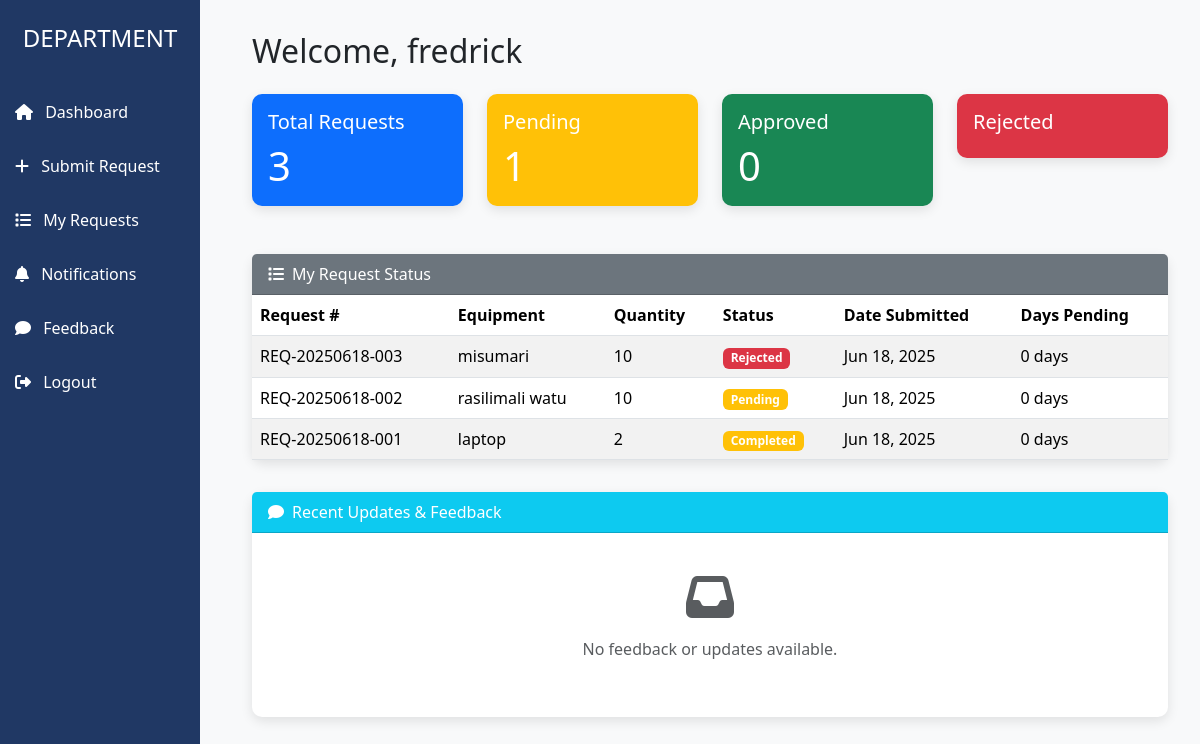
The app's page /department/dashboard/ (signed in) with its own data.
### orders/models.py (models this page shows, shortened)
class DepartmentRequest(models.Model):
    STATUS_CHOICES = [
        ('pending', 'Pending'),
        ('forwarded', 'Forwarded to CO'),
        ('approved', 'Approved'),
        ('rejected', 'Rejected'),
        ('completed', 'Completed'),
    ]
    request_number = models.CharField(max_length=20, unique=True, blank=True)
    department = models.ForeignKey(Department, on_delete=models.CASCADE)
    equipment = models.CharField(max_length=200)
    quantity = models.PositiveIntegerField()
    purpose = models.TextField()
    specifications = models.TextField(blank=True)
    required_date = models.DateField(null=True, blank=True)
    additional_notes = models.TextField(blank=True)
    date_submitted = models.DateTimeField(auto_now_add=True)
    date_updated = models.DateTimeField(auto_now=True)
    status = models.CharField(max_length=20, choices=STATUS_CHOICES, default='pending')
    submitted_by = models.ForeignKey(User, on_delete=models.CASCADE, related_name='requests')
    @property
    def days_pending(self):
        return (timezone.now().date() - self.date_submitted.date()).days
    class Meta:
        ordering = ['-date_submitted']

### orders/views.py (the view)
# urls.py: path('department/dashboard/', views.department_dashboard, name='department_dashboard'),
@login_required
@user_passes_test(is_department_user)
def department_dashboard(request):
    user_requests = DepartmentRequest.objects.filter(submitted_by=request.user).order_by('-date_submitted')
    total_requests = user_requests.count()
    pending_count = user_requests.filter(status='pending').count()
    forwarded_count = user_requests.filter(status='forwarded').count()
    approved_count = user_requests.filter(status='approved').count()
    rejected_count = user_requests.filter(status='rejected').count()
    completed_count = user_requests.filter(status='completed').count()
    recent_responses = QMResponse.objects.filter(request__submitted_by=request.user).order_by('-response_date')[:5]
    unread_responses = QMResponse.objects.filter(
        request__submitted_by=request.user,
        is_read_by_department=False
    ).count()
    context = {
        'user_requests': user_requests[:10],  # Show latest 10 requests
        'my_requests': user_requests,
        'total_requests': total_requests,
        'pending_requests': pending_count,
        'forwarded_requests': forwarded_count,
        'approved_requests': approved_count,
        'rejected_requests': rejected_count,
        'completed_requests': completed_count,
        'recent_responses': recent_responses,
        'unread_responses': unread_responses,
        'feedbacks': [],
    }
    return render(request, 'department_dashboard.html', context)

### orders/views.py (called while the page is built)
def is_department_user(user):
    return user.groups.filter(name='department').exists()

### orders/templates/department_dashboard.html (shortened to what this page needs)
<!DOCTYPE html>
<html lang="en">
<head>
  <link href="https://cdn.jsdelivr.net/npm/bootstrap@5.3.3/dist/css/bootstrap.min.css" rel="stylesheet">
  <link rel="stylesheet" href="https://cdnjs.cloudflare.com/ajax/libs/font-awesome/6.4.0/css/all.min.css">
</head>
<body>
<div class="sidebar col-md-2">
  <div class="text-center py-4">
    <h4>DEPARTMENT</h4>
  </div>
  <a href="#"><i class="fas fa-home me-2"></i> Dashboard</a>
  <a href="{% url 'submit_request' %}"><i class="fas fa-plus me-2"></i> Submit Request</a>
  <a href=""><i class="fas fa-list me-2"></i> My Requests</a>
  <a href="#notifications">
    <i class="fas fa-bell me-2"></i> Notifications
  </a>
  <a href="#feedback"><i class="fas fa-comment me-2"></i> Feedback</a>
  <a href="{% url 'logout' %}"><i class="fas fa-sign-out-alt me-2"></i> Logout</a>
</div>
<div class="content">
  <h2 class="mb-4">Welcome, {{ user.username }}</h2>
  <div class="row">
    <div class="col-md-3">
      <div class="card text-white bg-primary mb-3">
        <div class="card-body">
          <h5 class="card-title">Total Requests</h5>
          <p class="card-text display-6">{{ total_requests }}</p>
        </div>
      </div>
    </div>
    <div class="col-md-3">
      <div class="card text-white bg-warning mb-3">
        <div class="card-body">
          <h5 class="card-title">Pending</h5>
          <p class="card-text display-6">{{ pending_requests }}</p>
        </div>
      </div>
    </div>
    <div class="col-md-3">
      <div class="card text-white bg-success mb-3">
        <div class="card-body">
          <h5 class="card-title">Approved</h5>
          <p class="card-text display-6">{{ approved_requests }}</p>
        </div>
      </div>
    </div>
    <div class="col-md-3">
      <div class="card text-white bg-danger mb-3">
        <div class="card-body">
          <h5 class="card-title">Rejected</h5>
        </div>
      </div>
    </div>
  </div>
  <div id="requests-status" class="form-section">
    <div class="card">
      <div class="card-header bg-secondary text-white">
        <i class="fas fa-list me-2"></i>My Request Status
      </div>
      <div class="table-responsive">
        <table class="table table-striped mb-0">
          <thead>
            <tr>
              <th>Request #</th>
              <th>Equipment</th>
              <th>Quantity</th>
              <th>Status</th>
              <th>Date Submitted</th>
              <th>Days Pending</th>
            </tr>
          </thead>
          <tbody>
            {% for request in my_requests %}
            <tr>
              <td>{{ request.request_number }}</td>
              <td>{{ request.equipment }}</td>
              <td>{{ request.quantity }}</td>
              <td>
                <span class="badge
                  {% if request.status == 'approved' %}bg-success
                  {% elif request.status == 'rejected' %}bg-danger
                  {% elif request.status == 'forwarded' %}bg-info
                  {% else %}bg-warning{% endif %}">
                  {{ request.get_status_display }}
                </span>
              </td>
              <td>{{ request.date_submitted|date:"M d, Y" }}</td>
              <td>{{ request.days_pending }} days</td>
            </tr>
            {% empty %}
            <tr>
              <td colspan="7" class="text-center text-muted">No requests submitted yet.</td>
            </tr>
            {% endfor %}
          </tbody>
        </table>
      </div>
    </div>
  </div>
  <div id="feedback" class="form-section">
    <div class="card">
      <div class="card-header bg-info text-white">
        <i class="fas fa-comment me-2"></i>Recent Updates & Feedback
      </div>
      <div class="card-body">
        {% if feedbacks %}
          <ul class="list-group list-group-flush">
            {% for feedback in feedbacks %}
            <li class="list-group-item">
              <div class="d-flex w-100 justify-content-between">
                <h6 class="mb-1">{{ feedback.subject }}</h6>
                <small>{{ feedback.date_sent|date:"M d, Y" }}</small>
              </div>
              <p class="mb-1">{{ feedback.message }}</p>
              <small class="text-muted">From: {{ feedback.sent_by.get_full_name|default:feedback.sent_by.username }}</small>
            </li>
            {% endfor %}
          </ul>
        {% else %}
          <div class="text-center text-muted py-4">
            <i class="fas fa-inbox fa-3x mb-3"></i>
            <p>No feedback or updates available.</p>
          </div>
        {% endif %}
      </div>
    </div>
  </div>
</div>
</body>
</html>

### orders/templates/department_dashboard.html (style rules this page uses)
body { background-color: #f8f9fa; }
.sidebar { background-color: #203864; height: 100vh; color: white; position: fixed; }
.sidebar a { color: white; display: block; padding: 15px; text-decoration: none; }
.content { padding: 2rem; margin-left: 220px; }
.card { border: none; border-radius: 10px; box-shadow: 0 4px 12px rgba(0, 0, 0, 0.1); }
.form-section { margin-top: 2rem; }

### records on screen
DepartmentRequest: request_number "REQ-20250618-003", equipment "misumari", quantity "10", status "Rejected", date_submitted "Jun 18, 2025", days_pending "0"
DepartmentRequest: request_number "REQ-20250618-002", equipment "rasilimali watu", quantity "10", status "Pending", date_submitted "Jun 18, 2025", days_pending "0"
DepartmentRequest: request_number "REQ-20250618-001", equipment "laptop", quantity "2", status "Completed", date_submitted "Jun 18, 2025", days_pending "0"

### other values on screen
{{ user.username }} "fredrick"
{{ total_requests }} "3"
{{ pending_requests }} "1"
{{ approved_requests }} "0"
